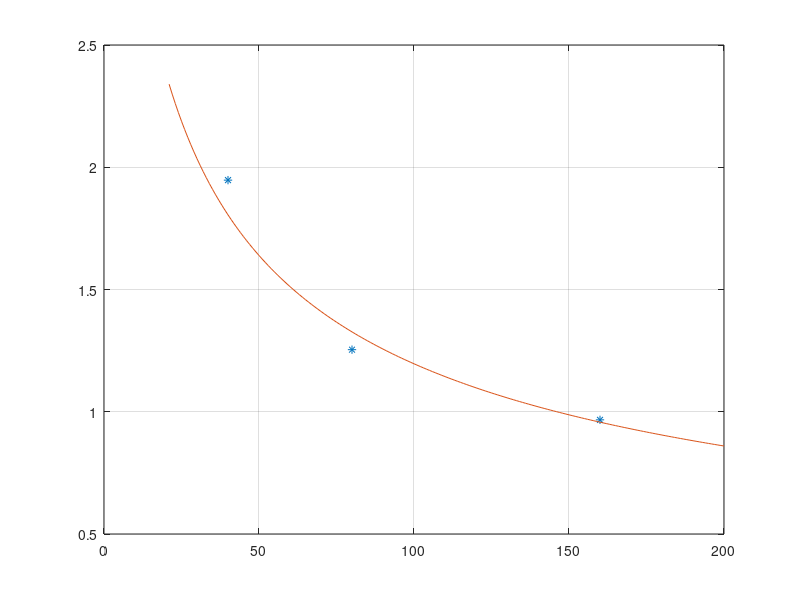

The MATLAB script that drew this image:
D=[40 80 160];
sigma=[1.9473 1.2539 0.96689];

%plot(D,sigma,'*');

y = zeros(1,180);
t = 21:200;

for i=1:180
y(i) = 6*1.1556*10^5/sqrt(19.8577*(0.0011+0.1582*(i+20)/1000))/1000000;
end

plot(D,sigma,'*');
hold all
plot(t,y);
grid on
hold off